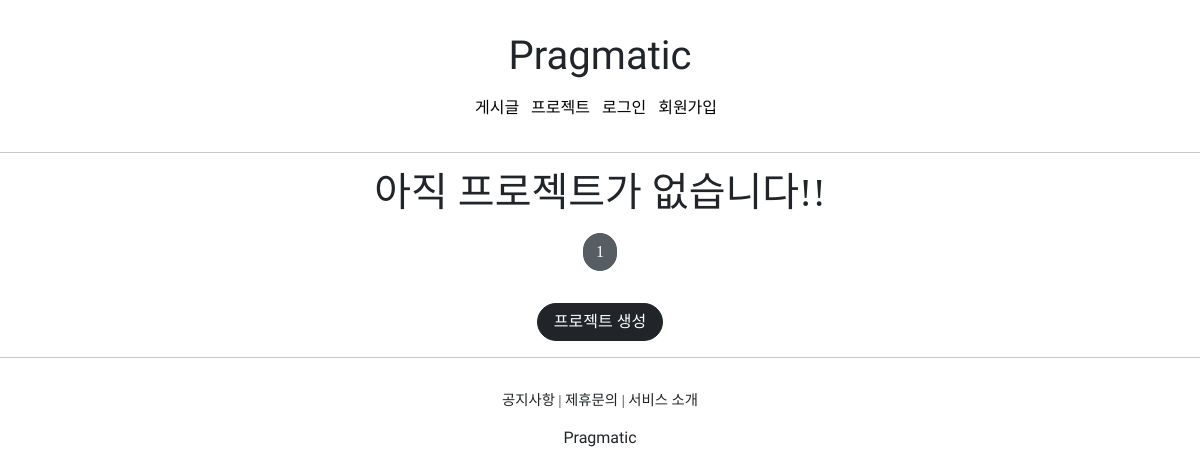
The app's page /projects/list/, older data.
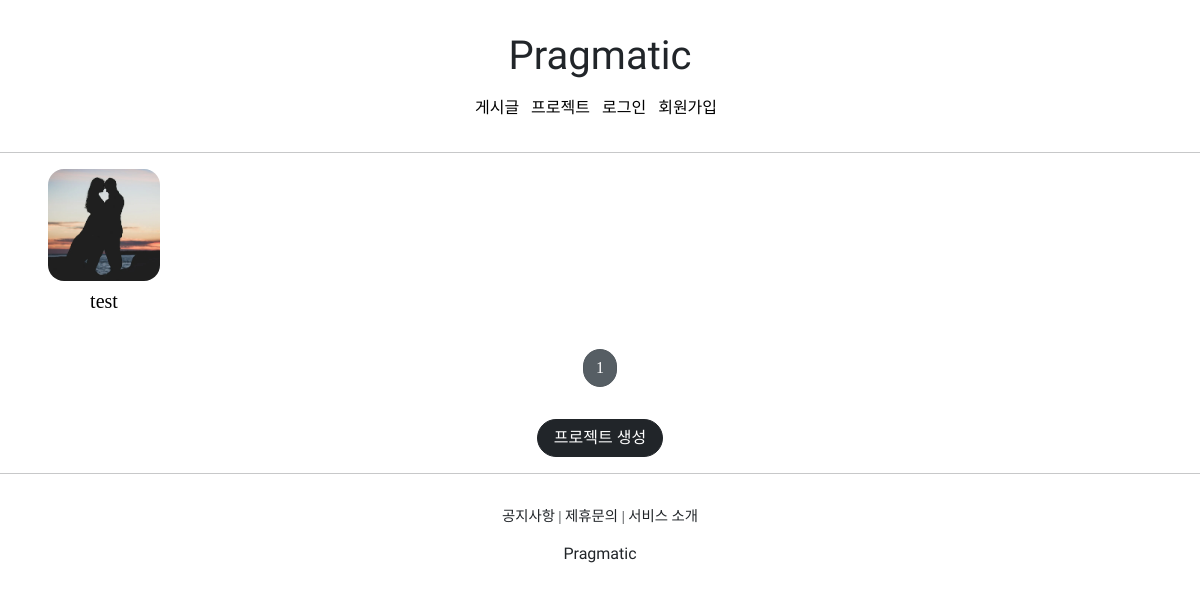
The same page, newer data.
### projectapp/models.py (models this page shows)
class Project(models.Model):
    image = models.ImageField(upload_to='project/', null=False)
    title = models.CharField(max_length=20, null=False)
    description = models.TextField(max_length=200, null=True)
    created_at = models.DateTimeField(auto_now=True)

### projectapp/views.py (the view)
# urls.py: path('list/', ProjectListView.as_view(), name='list'),
class ProjectListView(ListView):
    model = Project
    context_object_name = 'project_list'
    template_name = 'projectapp/list.html'
    paginate_by = 25

### projectapp/templates/projectapp/list.html (shortened to what this page needs)
{% extends 'base.html' %}
{% load static %}
{% block content %}
    {% if project_list %}
    <div class="container">
      {% for project in project_list %}
        <a href="{% url 'projectapp:detail' pk=project.pk %}">
            {% include 'snippets/card_project.html' with project=project %}
        </a>
      {% endfor %}
    </div>
    {% else %}
    <div class="text-center">
        <h1>아직 프로젝트가 없습니다!!</h1>
    </div>
    {% endif %}
    {% include 'snippets/pagination.html' with page_obj=page_obj %}
    <div style="text-align: center">
        <a href="{% url 'projectapp:create' %}" class="btn btn-dark rounded-pill mt-3 md-3 px-3">
            프로젝트 생성
        </a>
    </div>
{% endblock %}

### templates/snippets/card_project.html
<div style="display: block; text-align: center;">
    <img src="{{ project.image.url }}" alt="">
    <h5 class="mt-2" style="font-family: 'NanumSquareB';">
        {{ project.title | truncatechars:8 }}
    </h5>
</div>

Row changes from the older to the newer data that the page shows:
added Project: image (picture), title "test"
Text that changed along with them:
text no longer shown: "아직 프로젝트가 없습니다!!"
